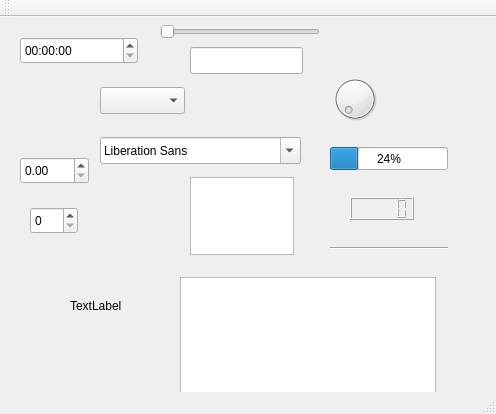
<?xml version="1.0" encoding="UTF-8"?>
<ui version="4.0">
 <class>MainWindow</class>
 <widget class="QMainWindow" name="MainWindow">
  <property name="geometry">
   <rect>
    <x>0</x>
    <y>0</y>
    <width>496</width>
    <height>414</height>
   </rect>
  </property>
  <property name="windowTitle">
   <string>MainWindow</string>
  </property>
  <widget class="QWidget" name="centralWidget">
   <widget class="QComboBox" name="comboBox">
    <property name="geometry">
     <rect>
      <x>100</x>
      <y>70</y>
      <width>85</width>
      <height>27</height>
     </rect>
    </property>
   </widget>
   <widget class="QFontComboBox" name="fontComboBox">
    <property name="geometry">
     <rect>
      <x>100</x>
      <y>120</y>
      <width>201</width>
      <height>27</height>
     </rect>
    </property>
   </widget>
   <widget class="QLineEdit" name="lineEdit">
    <property name="geometry">
     <rect>
      <x>190</x>
      <y>30</y>
      <width>113</width>
      <height>27</height>
     </rect>
    </property>
   </widget>
   <widget class="QPlainTextEdit" name="plainTextEdit">
    <property name="geometry">
     <rect>
      <x>190</x>
      <y>160</y>
      <width>104</width>
      <height>78</height>
     </rect>
    </property>
   </widget>
   <widget class="QSpinBox" name="spinBox">
    <property name="geometry">
     <rect>
      <x>30</x>
      <y>190</y>
      <width>48</width>
      <height>27</height>
     </rect>
    </property>
   </widget>
   <widget class="QDoubleSpinBox" name="doubleSpinBox">
    <property name="geometry">
     <rect>
      <x>20</x>
      <y>140</y>
      <width>69</width>
      <height>27</height>
     </rect>
    </property>
   </widget>
   <widget class="QTimeEdit" name="timeEdit">
    <property name="geometry">
     <rect>
      <x>20</x>
      <y>20</y>
      <width>118</width>
      <height>27</height>
     </rect>
    </property>
   </widget>
   <widget class="QDial" name="dial">
    <property name="geometry">
     <rect>
      <x>330</x>
      <y>50</y>
      <width>50</width>
      <height>64</height>
     </rect>
    </property>
   </widget>
   <widget class="QSlider" name="horizontalSlider">
    <property name="geometry">
     <rect>
      <x>160</x>
      <y>0</y>
      <width>160</width>
      <height>29</height>
     </rect>
    </property>
    <property name="orientation">
     <enum>Qt::Horizontal</enum>
    </property>
   </widget>
   <widget class="QLabel" name="label">
    <property name="geometry">
     <rect>
      <x>70</x>
      <y>280</y>
      <width>67</width>
      <height>17</height>
     </rect>
    </property>
    <property name="text">
     <string>TextLabel</string>
    </property>
   </widget>
   <widget class="QGraphicsView" name="graphicsView">
    <property name="geometry">
     <rect>
      <x>180</x>
      <y>260</y>
      <width>256</width>
      <height>192</height>
     </rect>
    </property>
   </widget>
   <widget class="QLCDNumber" name="lcdNumber">
    <property name="geometry">
     <rect>
      <x>350</x>
      <y>180</y>
      <width>64</width>
      <height>23</height>
     </rect>
    </property>
   </widget>
   <widget class="Line" name="line">
    <property name="geometry">
     <rect>
      <x>330</x>
      <y>230</y>
      <width>118</width>
      <height>3</height>
     </rect>
    </property>
    <property name="orientation">
     <enum>Qt::Horizontal</enum>
    </property>
   </widget>
   <widget class="QProgressBar" name="progressBar">
    <property name="geometry">
     <rect>
      <x>330</x>
      <y>130</y>
      <width>118</width>
      <height>23</height>
     </rect>
    </property>
    <property name="value">
     <number>24</number>
    </property>
   </widget>
  </widget>
  <widget class="QMenuBar" name="menuBar">
   <property name="geometry">
    <rect>
     <x>0</x>
     <y>0</y>
     <width>496</width>
     <height>25</height>
    </rect>
   </property>
  </widget>
  <widget class="QToolBar" name="mainToolBar">
   <attribute name="toolBarArea">
    <enum>TopToolBarArea</enum>
   </attribute>
   <attribute name="toolBarBreak">
    <bool>false</bool>
   </attribute>
  </widget>
  <widget class="QStatusBar" name="statusBar"/>
 </widget>
 <layoutdefault spacing="6" margin="11"/>
 <resources/>
 <connections>
  <connection>
   <sender>doubleSpinBox</sender>
   <signal>valueChanged(double)</signal>
   <receiver>lcdNumber</receiver>
   <slot>display(double)</slot>
   <hints>
    <hint type="sourcelabel">
     <x>63</x>
     <y>190</y>
    </hint>
    <hint type="destinationlabel">
     <x>383</x>
     <y>228</y>
    </hint>
   </hints>
  </connection>
  <connection>
   <sender>dial</sender>
   <signal>valueChanged(int)</signal>
   <receiver>progressBar</receiver>
   <slot>setValue(int)</slot>
   <hints>
    <hint type="sourcelabel">
     <x>358</x>
     <y>127</y>
    </hint>
    <hint type="destinationlabel">
     <x>400</x>
     <y>189</y>
    </hint>
   </hints>
  </connection>
 </connections>
</ui>
